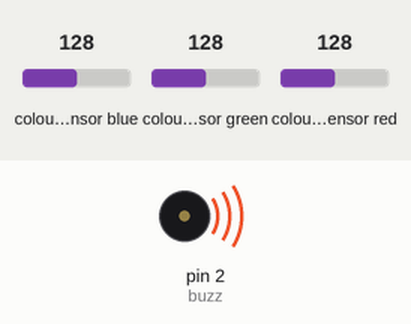
Recording of a sketch running on a simulated Arduino Uno, built with avr-gcc and run on an emulated ATmega328P. On the bench: buzzer (waves = sounding, pin HIGH). Wiring (inferred from the names in the program): TCS3200 colour sensor: output pin 7; S2 pin 5; S3 pin 6; S0 pin 3; S1 pin 4. The inputs (shaded band) are chosen by the test bench; at power-on: colour sensor blue 128, colour sensor green 128, colour sensor red 128. The audio player accepts every command and is not drawn; pins used as bus, display or sensor lines are not drawn; what the sketch prints to the serial monitor is not drawn.

Above: at 0.1 s.
At 2.0 s:
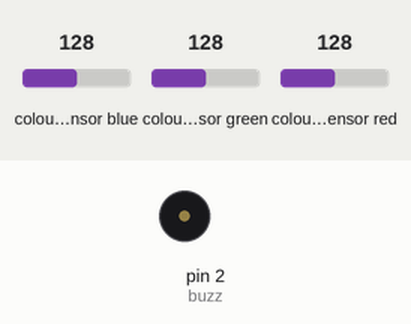
Timing chart, 0 to 3.5 s (numbered marks = the images above):
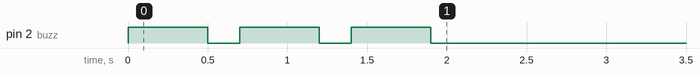

The sketch:

Arduino_Mini_MP3_eko.ino
```cpp
#include "Arduino.h"
#include "SoftwareSerial.h"
#include "DFRobotDFPlayerMini.h"

const int s0 = 3;
const int s1 = 4;
const int s2 = 5;
const int s3 = 6;
const int out = 7;

int red = 0;
int green = 0;
int blue = 0;
#define buzz 2

SoftwareSerial mySoftwareSerial(10, 11); // RX, TX
DFRobotDFPlayerMini myDFPlayer;
void printDetail(uint8_t type, int value);

void setup()
{
  pinMode(s0, OUTPUT);
  pinMode(s1, OUTPUT);
  pinMode(s2, OUTPUT);
  pinMode(s3, OUTPUT);
  pinMode(out, INPUT);
  pinMode(buzz, OUTPUT);

  for(int b=0;b<3;b++){
    digitalWrite(buzz, HIGH);
    delay(500);
    digitalWrite(buzz, LOW);
    delay(200);
  }

  digitalWrite(s0, HIGH);
  digitalWrite(s1, HIGH);
  mySoftwareSerial.begin(9600);
  Serial.begin(9600);

  Serial.println();
  Serial.println(F("DFRobot DFPlayer Mini Demo"));
  Serial.println(F("Initializing DFPlayer ... (May take 3~5 seconds)"));

  if (!myDFPlayer.begin(mySoftwareSerial)) {  //Use softwareSerial to communicate with mp3.
    Serial.println(F("Unable to begin:"));
    Serial.println(F("1.Please recheck the connection!"));
    Serial.println(F("2.Please insert the SD card!"));
    while(true);
  }
  Serial.println(F("DFPlayer Mini online."));

  myDFPlayer.volume(30);  //Set volume value. From 0 to 30
    //Play the first mp3
}

void loop()
{
  color();
  Serial.print("R =");
    Serial.print(red, DEC);
    Serial.print(" G = ");
    Serial.print(green, DEC);
    Serial.print(" B = ");
    Serial.print(blue, DEC);
    Serial.print("\t");
    Serial.println();
    delay (500);
  static unsigned long timer = millis();

  if (millis() - timer > 3000) {
    timer = millis();
    //myDFPlayer.next();  //Play next mp3 every 3 second.
  }

  if (myDFPlayer.available()) {
    printDetail(myDFPlayer.readType(), myDFPlayer.read()); //Print the detail message from DFPlayer to handle different errors and states.
  }
  if (red < 12 && red > 10 && 7 < green && green < 11 && 4 < blue && blue < 8) {
    Serial.println("50.000");
    myDFPlayer.play(6);
    delay(5000);
  }
 else if (5 < red && red < 9 && 7 < green && green < 11 && 6 < blue && blue < 10) {
    Serial.println("5.000");
    myDFPlayer.play(3);
    delay(5000);
  }
   else if (7 < red && red < 11 && 8 < green && green < 12 && 5 < blue && blue < 9) {
    Serial.println("10.000");
    myDFPlayer.play(4);
    delay(5000);
  }
   else if (11 < red && red < 15 && 9 < green && green < 13 && 8 < blue && blue < 12) {
    Serial.println("20.000");
    myDFPlayer.play(5);
    delay(5000);
  }
   else if (8 < red && red < 12 && 8 < green && green < 12 && 10 < blue && blue < 14) {
    Serial.println("1000");
    myDFPlayer.play(1);
    delay(5000);
  }
   else if (10 < red && red < 14 && 11 < green && green < 15 && 9 < blue && blue < 13) {
    Serial.println("2000");
    myDFPlayer.play(2);
    delay(5000);
  }
   else if (6 < red && red < 10 && 15 < green && green < 19 && 11 < blue && blue < 15) {
    Serial.println("100.000");
    myDFPlayer.play(7);
    delay(5000);
  }
}

void printDetail(uint8_t type, int value){
  switch (type) {
    case TimeOut:
      Serial.println(F("Time Out!"));
      break;
    case WrongStack:
      Serial.println(F("Stack Wrong!"));
      break;
    case DFPlayerCardInserted:
      Serial.println(F("Card Inserted!"));
      break;
    case DFPlayerCardRemoved:
      Serial.println(F("Card Removed!"));
      break;
    case DFPlayerCardOnline:
      Serial.println(F("Card Online!"));
      break;
    case DFPlayerPlayFinished:
      Serial.print(F("Number:"));
      Serial.print(value);
      Serial.println(F(" Play Finished!"));
      break;
    case DFPlayerError:
      Serial.print(F("DFPlayerError:"));
      switch (value) {
        case Busy:
          Serial.println(F("Card not found"));
          break;
        case Sleeping:
          Serial.println(F("Sleeping"));
          break;
        case SerialWrongStack:
          Serial.println(F("Get Wrong Stack"));
          break;
        case CheckSumNotMatch:
          Serial.println(F("Check Sum Not Match"));
          break;
        case FileIndexOut:
          Serial.println(F("File Index Out of Bound"));
          break;
        case FileMismatch:
          Serial.println(F("Cannot Find File"));
          break;
        case Advertise:
          Serial.println(F("In Advertise"));
          break;
        default:
          break;
      }
      break;
    default:
      break;
  }

}
void color()
{
  digitalWrite(s2, LOW);
  digitalWrite(s3, LOW);
  red = pulseIn(out, digitalRead(out) == HIGH ? LOW : HIGH);
  digitalWrite(s3, HIGH);
  blue = pulseIn(out, digitalRead(out) == HIGH ? LOW : HIGH);
  digitalWrite(s2, HIGH);
  green = pulseIn(out, digitalRead(out) == HIGH ? LOW : HIGH);
}
```
